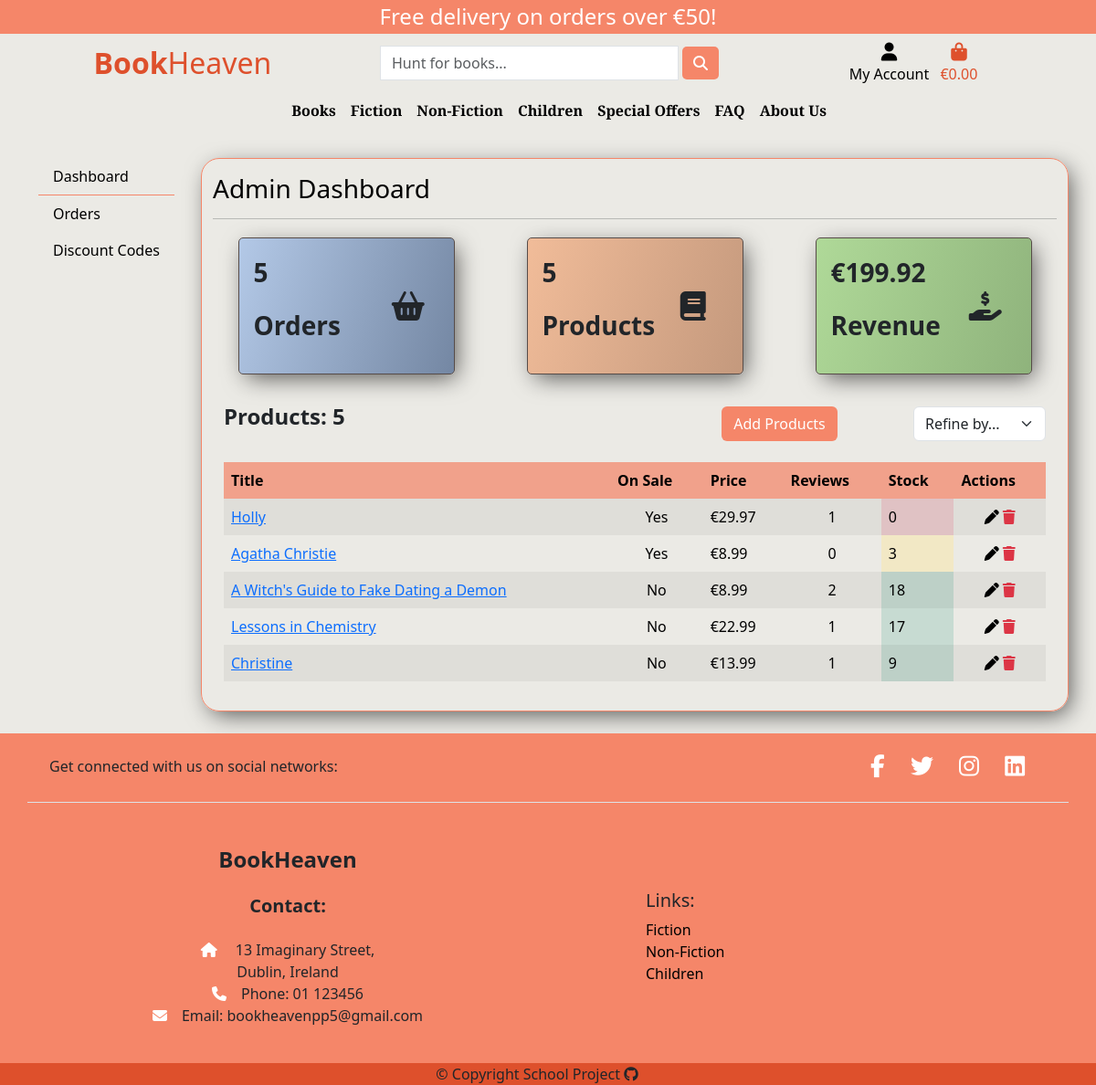
The page /admin_panel/dashboard/ (signed in) on the database its author committed.
### products/models.py (models this page shows, shortened)
class Book(models.Model):
    genre = models.ForeignKey(Genre, on_delete=models.SET_NULL, null=True)
    title = models.CharField(max_length=255)
    author = models.ManyToManyField(Author, related_name='books')
    description = models.TextField()
    image = models.ImageField(
        null=True, blank=True, upload_to='books/', default='books/product-not-found.png')
    publisher = models.CharField(max_length=200)
    date_published = models.DateField()
    language = models.CharField(max_length=200)
    pages = models.IntegerField(null=True, blank=True)
    isbn = models.CharField(max_length=13)
    stock_amount = models.IntegerField(
        default=1, validators=[MinValueValidator(0), MaxValueValidator(1000)])
    in_stock = models.BooleanField(default=True)
    on_sale = models.BooleanField(default=False)
    price = models.DecimalField(max_digits=6, decimal_places=2)
    discount = models.IntegerField(null=True, blank=True)
    sale_price = models.DecimalField(
        max_digits=6, decimal_places=2, null=True, blank=True)
    created = models.DateTimeField(auto_now_add=True)
    id = models.UUIDField(default=uuid.uuid4, unique=True,
                          primary_key=True, editable=False)
    @property
    def product_price(self):
        if self.on_sale and self.sale_price < self.price:
            return self.sale_price
        return self.price

### admin_panel/views.py (the view, shortened to what this page needs)
# urls.py: path('dashboard/', views.admin_dashboard, name='admin-panel'),
@login_required
def admin_dashboard(request):
    if not request.user.is_superuser:
        messages.error(request, 'You need admin rights to access this page.')
        return redirect('home')
    orders = Order.objects.all()
    products = Book.objects.all()
    total_product_count = products.count()
    total_grand_total = Order.objects.aggregate(
        total_grand_total=Sum('grand_total'))
    grand_total_sum = total_grand_total['total_grand_total']
    context = {
        'orders': orders,
        'products': products,
        'total': grand_total_sum,
        'total_product_count': total_product_count, }
    return render(request, 'admin_panel/admin_dashboard.html', context)

### admin_panel/templates/admin_panel/admin_dashboard.html (shortened to what this page needs)
{% extends 'admin_panel/admin_base.html' %}
{% load static %}
{% block admin_content %}
<h3 class="text-black">Admin Dashboard</h3>
<hr>
<div class="row d-flex justify-content-around">
    <div class="col-10 col-md-3 stats-container orders p-3 my-1">
        <div class="row">
            <div class="col-8">
                <p class="fw-bold fs-3">{{ orders.count }}</p>
                <p class="fw-bold fs-3">Orders</p>
            </div>
            <div class="col-4 my-auto"><i class="fa-solid fa-basket-shopping fa-2xl"></i></div>
        </div>
    </div>
    <div class="col-10 col-md-3 stats-container products p-3 my-1">
        <div class="row">
            <div class="col-8">
                <p class="fw-bold fs-3">{{ total_product_count }}</p>
                <p class="fw-bold fs-3">Products</p>
            </div>
            <div class="col-4 my-auto"><i class="fa-solid fa-book fa-2xl"></i></div>
        </div>
    </div>
    <div class="col-10 col-md-3 stats-container users p-3 my-1">
        <div class="row">
            <div class="col-8">
                {% if total %}
                <p class="fw-bold fs-3">€{{ total|floatformat:2 }}</p>
                {% else %}
                <p class="fw-bold fs-3">€0</p>
                {% endif %}
                <p class="fw-bold fs-3">Revenue</p>
            </div>
            <div class="col-4 my-auto"><i class="fa-solid fa-hand-holding-dollar fa-2xl"></i>
            </div>
        </div>
    </div>
    <div class="row">
        <div class="col-12">
            <div class="row mt-4">
                <div class="col-12 col-md-6">
                    <p class="fw-bold fs-4 justify-content-md-start">Products: {{ products.count }}</p>
                </div>
                <div class="col-12 col-md-6  my-auto order-md-last d-flex justify-content-between justify-content-md-end">
                    <a href="{% url 'admin-add-product' %}" class="btn btn-orange mx-md-auto">Add Products</a>
                    <div class="sort-select-wrapper">
                        <select id="sort-selector" class="form-select">
                            <option value="reset" {% if current_sorting == 'None_None' %}selected{% endif %}>Refine by...</option>
                        </select>
                    </div>
                </div>
            </div>
            {% if products %}
            <div class="order-history table-responsive mt-3">
                <table class="table table-borderless table-striped table-hover">
                    <thead>
                        <tr class="order-table-row">
                            <th>Title</th>
                            <th>On Sale</th>
                            <th>Price</th>
                            <th>Reviews</th>
                            <th>Stock</th>
                            <th>Actions</th>
                        </tr>
                    </thead>
                    <tbody>
                        {% for product in products %}
                        <tr>
                            <td>
                                <a href="{% url 'product' product.id %}" title="{{ product.title }}">
                                    {{ product.title }}
                                </a>
                            </td>
                            <td class="text-center">
                                {% if product.on_sale %}
                                Yes
                                {% else %}
                                No
                                {% endif %}
                            </td>
                            <td>€{{ product.product_price|floatformat:'2' }}</td>
                            <td class="text-center">{{ product.reviews.count }}</td>
                            {% if product.stock_amount == 0 %}
                            <td id="status-cell-nostock">
                                {{ product.stock_amount }}
                            </td>
                            {% elif product.stock_amount <= 5 %}
                            <td id="status-cell-warning">
                                {{ product.stock_amount }}
                            </td>
                            {% else %}
                            <td id="status-cell-instock">
                                {{ product.stock_amount }}
                            </td>
                            {% endif %}
                            <td class="text-center">
                                <a href="{% url 'admin-edit-product' product.id %}" class="text-black" title="Edit"><i
                                        class="fa-solid fa-pen"></i></a>
                                <a href="{% url 'admin-delete-product' product.id %}" class="text-danger" title="Delete"><i
                                        class="fa-solid fa-trash"></i></a>
                            </td>
                        </tr>
                        {% endfor %}
                    </tbody>
                </table>
            </div>
            {% else %}
            <div class="d-grid gap-2">
                <p class="text-center">No Products to display</p>
            </div>
            {% endif %}
        </div>
    </div>
</div>
{% endblock admin_content %}

### static/css/style.css (style rules this page uses)
:root { --orange: #f58669; --dark-orange: #de502c; --offwhite: #ebe8e0; --offwhite2: #efefed; --dark-gray: #574c49; --white: #ffff; --brown: #63453d; }
body { min-height: 100vh; display: flex; flex-direction: column; background-color: #ebeae5; }
.btn-orange { background-color: var(--orange); color: var(--white); }
.table > :not(caption) > * > * { background-color: transparent; border-bottom-color: var(--dark-gray); }
.order-history { max-height: 529px; overflow-y: auto; }
.stats-container { border: 1px solid var(--dark-gray); border-radius: 5px; box-shadow: 5px 7px 26px -4px rgba(0, 0, 0, 0.66); -webkit-box-shadow: 5px 7px 26px -4px rgba(0, 0, 0, 0.66); -moz-box-shadow: 5px 7px 26px -4px rgba(0, 0, 0, 0.66); }
.stats-container.users { background: rgb(143, 179, 124); background: linear-gradient(287deg, rgba(143, 179, 124, 1) 0%, rgba(175, 217, 152, 1) 100%); }
.stats-container.products { background: rgb(196, 153, 125); background: linear-gradient(287deg, rgba(196, 153, 125, 1) 0%, rgba(241, 188, 153, 1) 100%); }
.stats-container.orders { background: rgb(116, 135, 163); background: linear-gradient(287deg, rgba(116, 135, 163, 1) 0%, rgba(178, 200, 231, 0.9808298319327731) 100%); }
.stats-container p { font-size: 1.3rem; }
.order-table-row { background-color: rgb(241 161 139); }
#status-cell-instock { background-color: #c7dbd2 !important; }
#status-cell-nostock { background-color: #eccccf !important; }
#status-cell-warning { background-color: #f2e8c5 !important; }

### rows shown on the page
Book: title "Holly", shows "Yes", product_price "29.97", reviews.count "1", stock_amount "0"
Book: title "Agatha Christie", shows "Yes", product_price "8.99", reviews.count "0", stock_amount "3"
Book: title "A Witch's Guide to Fake Dating a Demon", shows "No", product_price "8.99", reviews.count "2", stock_amount "18"
Book: title "Lessons in Chemistry", shows "No", product_price "22.99", reviews.count "1", stock_amount "17"
Book: title "Christine", shows "No", product_price "13.99", reviews.count "1", stock_amount "9"

### other values the page prints
{{ free_delivery_threshold }} "50"
{{ orders.count }} "5"
{{ total_product_count }} "5"
{{ total|floatformat:2 }} "199.92"
{{ products.count }} "5"
